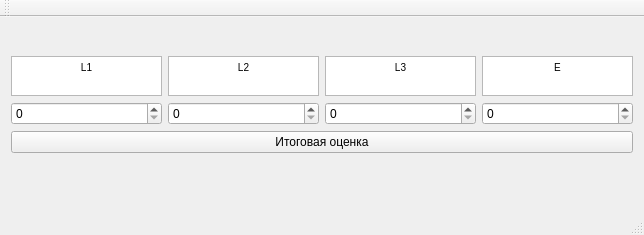
<?xml version="1.0" encoding="UTF-8"?>
<ui version="4.0">
 <class>MainWindow</class>
 <widget class="QMainWindow" name="MainWindow">
  <property name="enabled">
   <bool>true</bool>
  </property>
  <property name="geometry">
   <rect>
    <x>0</x>
    <y>0</y>
    <width>644</width>
    <height>235</height>
   </rect>
  </property>
  <property name="sizePolicy">
   <sizepolicy hsizetype="Expanding" vsizetype="Minimum">
    <horstretch>0</horstretch>
    <verstretch>0</verstretch>
   </sizepolicy>
  </property>
  <property name="mouseTracking">
   <bool>false</bool>
  </property>
  <property name="contextMenuPolicy">
   <enum>Qt::CustomContextMenu</enum>
  </property>
  <property name="acceptDrops">
   <bool>false</bool>
  </property>
  <property name="windowTitle">
   <string>Калькулятор итоговой оценки</string>
  </property>
  <property name="autoFillBackground">
   <bool>false</bool>
  </property>
  <widget class="QWidget" name="centralWidget">
   <layout class="QVBoxLayout" name="verticalLayout_2">
    <item>
     <layout class="QVBoxLayout" name="verticalLayout">
      <item>
       <layout class="QHBoxLayout" name="horizontalLayout">
        <item>
         <widget class="QTextEdit" name="textEdit">
          <property name="sizePolicy">
           <sizepolicy hsizetype="Expanding" vsizetype="MinimumExpanding">
            <horstretch>0</horstretch>
            <verstretch>0</verstretch>
           </sizepolicy>
          </property>
          <property name="minimumSize">
           <size>
            <width>0</width>
            <height>0</height>
           </size>
          </property>
          <property name="maximumSize">
           <size>
            <width>16777215</width>
            <height>40</height>
           </size>
          </property>
          <property name="acceptDrops">
           <bool>false</bool>
          </property>
          <property name="autoFillBackground">
           <bool>false</bool>
          </property>
          <property name="readOnly">
           <bool>true</bool>
          </property>
          <property name="html">
           <string>&lt;!DOCTYPE HTML PUBLIC &quot;-//W3C//DTD HTML 4.0//EN&quot; &quot;http://www.w3.org/TR/REC-html40/strict.dtd&quot;&gt;
&lt;html&gt;&lt;head&gt;&lt;meta name=&quot;qrichtext&quot; content=&quot;1&quot; /&gt;&lt;style type=&quot;text/css&quot;&gt;
p, li { white-space: pre-wrap; }
&lt;/style&gt;&lt;/head&gt;&lt;body style=&quot; font-family:'MS Shell Dlg 2'; font-size:7.8pt; font-weight:400; font-style:normal;&quot;&gt;
&lt;p align=&quot;center&quot; style=&quot; margin-top:0px; margin-bottom:0px; margin-left:0px; margin-right:0px; -qt-block-indent:0; text-indent:0px;&quot;&gt;L1&lt;/p&gt;&lt;/body&gt;&lt;/html&gt;</string>
          </property>
         </widget>
        </item>
        <item>
         <widget class="QTextEdit" name="textEdit_2">
          <property name="sizePolicy">
           <sizepolicy hsizetype="Expanding" vsizetype="MinimumExpanding">
            <horstretch>0</horstretch>
            <verstretch>0</verstretch>
           </sizepolicy>
          </property>
          <property name="maximumSize">
           <size>
            <width>16777215</width>
            <height>40</height>
           </size>
          </property>
          <property name="acceptDrops">
           <bool>false</bool>
          </property>
          <property name="readOnly">
           <bool>true</bool>
          </property>
          <property name="html">
           <string>&lt;!DOCTYPE HTML PUBLIC &quot;-//W3C//DTD HTML 4.0//EN&quot; &quot;http://www.w3.org/TR/REC-html40/strict.dtd&quot;&gt;
&lt;html&gt;&lt;head&gt;&lt;meta name=&quot;qrichtext&quot; content=&quot;1&quot; /&gt;&lt;style type=&quot;text/css&quot;&gt;
p, li { white-space: pre-wrap; }
&lt;/style&gt;&lt;/head&gt;&lt;body style=&quot; font-family:'MS Shell Dlg 2'; font-size:7.8pt; font-weight:400; font-style:normal;&quot;&gt;
&lt;p align=&quot;center&quot; style=&quot; margin-top:0px; margin-bottom:0px; margin-left:0px; margin-right:0px; -qt-block-indent:0; text-indent:0px;&quot;&gt;L2&lt;/p&gt;&lt;/body&gt;&lt;/html&gt;</string>
          </property>
         </widget>
        </item>
        <item>
         <widget class="QTextEdit" name="textEdit_3">
          <property name="sizePolicy">
           <sizepolicy hsizetype="Expanding" vsizetype="MinimumExpanding">
            <horstretch>0</horstretch>
            <verstretch>0</verstretch>
           </sizepolicy>
          </property>
          <property name="maximumSize">
           <size>
            <width>16777215</width>
            <height>40</height>
           </size>
          </property>
          <property name="acceptDrops">
           <bool>false</bool>
          </property>
          <property name="readOnly">
           <bool>true</bool>
          </property>
          <property name="html">
           <string>&lt;!DOCTYPE HTML PUBLIC &quot;-//W3C//DTD HTML 4.0//EN&quot; &quot;http://www.w3.org/TR/REC-html40/strict.dtd&quot;&gt;
&lt;html&gt;&lt;head&gt;&lt;meta name=&quot;qrichtext&quot; content=&quot;1&quot; /&gt;&lt;style type=&quot;text/css&quot;&gt;
p, li { white-space: pre-wrap; }
&lt;/style&gt;&lt;/head&gt;&lt;body style=&quot; font-family:'MS Shell Dlg 2'; font-size:7.8pt; font-weight:400; font-style:normal;&quot;&gt;
&lt;p align=&quot;center&quot; style=&quot; margin-top:0px; margin-bottom:0px; margin-left:0px; margin-right:0px; -qt-block-indent:0; text-indent:0px;&quot;&gt;L3&lt;/p&gt;&lt;/body&gt;&lt;/html&gt;</string>
          </property>
         </widget>
        </item>
        <item>
         <widget class="QTextEdit" name="textEdit_4">
          <property name="sizePolicy">
           <sizepolicy hsizetype="Expanding" vsizetype="MinimumExpanding">
            <horstretch>0</horstretch>
            <verstretch>0</verstretch>
           </sizepolicy>
          </property>
          <property name="maximumSize">
           <size>
            <width>16777215</width>
            <height>40</height>
           </size>
          </property>
          <property name="acceptDrops">
           <bool>false</bool>
          </property>
          <property name="readOnly">
           <bool>true</bool>
          </property>
          <property name="html">
           <string>&lt;!DOCTYPE HTML PUBLIC &quot;-//W3C//DTD HTML 4.0//EN&quot; &quot;http://www.w3.org/TR/REC-html40/strict.dtd&quot;&gt;
&lt;html&gt;&lt;head&gt;&lt;meta name=&quot;qrichtext&quot; content=&quot;1&quot; /&gt;&lt;style type=&quot;text/css&quot;&gt;
p, li { white-space: pre-wrap; }
&lt;/style&gt;&lt;/head&gt;&lt;body style=&quot; font-family:'MS Shell Dlg 2'; font-size:7.8pt; font-weight:400; font-style:normal;&quot;&gt;
&lt;p align=&quot;center&quot; style=&quot; margin-top:0px; margin-bottom:0px; margin-left:0px; margin-right:0px; -qt-block-indent:0; text-indent:0px;&quot;&gt;E&lt;/p&gt;&lt;/body&gt;&lt;/html&gt;</string>
          </property>
         </widget>
        </item>
       </layout>
      </item>
      <item>
       <layout class="QHBoxLayout" name="horizontalLayout_2">
        <item>
         <widget class="QSpinBox" name="spinBox_2">
          <property name="sizePolicy">
           <sizepolicy hsizetype="Expanding" vsizetype="Fixed">
            <horstretch>0</horstretch>
            <verstretch>0</verstretch>
           </sizepolicy>
          </property>
         </widget>
        </item>
        <item>
         <widget class="QSpinBox" name="spinBox">
          <property name="sizePolicy">
           <sizepolicy hsizetype="Expanding" vsizetype="Fixed">
            <horstretch>0</horstretch>
            <verstretch>0</verstretch>
           </sizepolicy>
          </property>
         </widget>
        </item>
        <item>
         <widget class="QSpinBox" name="spinBox_3">
          <property name="sizePolicy">
           <sizepolicy hsizetype="Expanding" vsizetype="Fixed">
            <horstretch>0</horstretch>
            <verstretch>0</verstretch>
           </sizepolicy>
          </property>
         </widget>
        </item>
        <item>
         <widget class="QSpinBox" name="spinBox_4">
          <property name="sizePolicy">
           <sizepolicy hsizetype="Expanding" vsizetype="Fixed">
            <horstretch>0</horstretch>
            <verstretch>0</verstretch>
           </sizepolicy>
          </property>
         </widget>
        </item>
       </layout>
      </item>
      <item>
       <widget class="QPushButton" name="pushButton">
        <property name="sizePolicy">
         <sizepolicy hsizetype="Expanding" vsizetype="Fixed">
          <horstretch>0</horstretch>
          <verstretch>0</verstretch>
         </sizepolicy>
        </property>
        <property name="text">
         <string>Итоговая оценка</string>
        </property>
       </widget>
      </item>
      <item>
       <widget class="QLabel" name="label">
        <property name="sizePolicy">
         <sizepolicy hsizetype="Expanding" vsizetype="Fixed">
          <horstretch>0</horstretch>
          <verstretch>0</verstretch>
         </sizepolicy>
        </property>
        <property name="text">
         <string/>
        </property>
       </widget>
      </item>
     </layout>
    </item>
   </layout>
  </widget>
  <widget class="QMenuBar" name="menuBar">
   <property name="geometry">
    <rect>
     <x>0</x>
     <y>0</y>
     <width>644</width>
     <height>26</height>
    </rect>
   </property>
  </widget>
  <widget class="QToolBar" name="mainToolBar">
   <attribute name="toolBarArea">
    <enum>TopToolBarArea</enum>
   </attribute>
   <attribute name="toolBarBreak">
    <bool>false</bool>
   </attribute>
  </widget>
  <widget class="QStatusBar" name="statusBar"/>
 </widget>
 <layoutdefault spacing="6" margin="11"/>
 <resources/>
 <connections/>
</ui>
